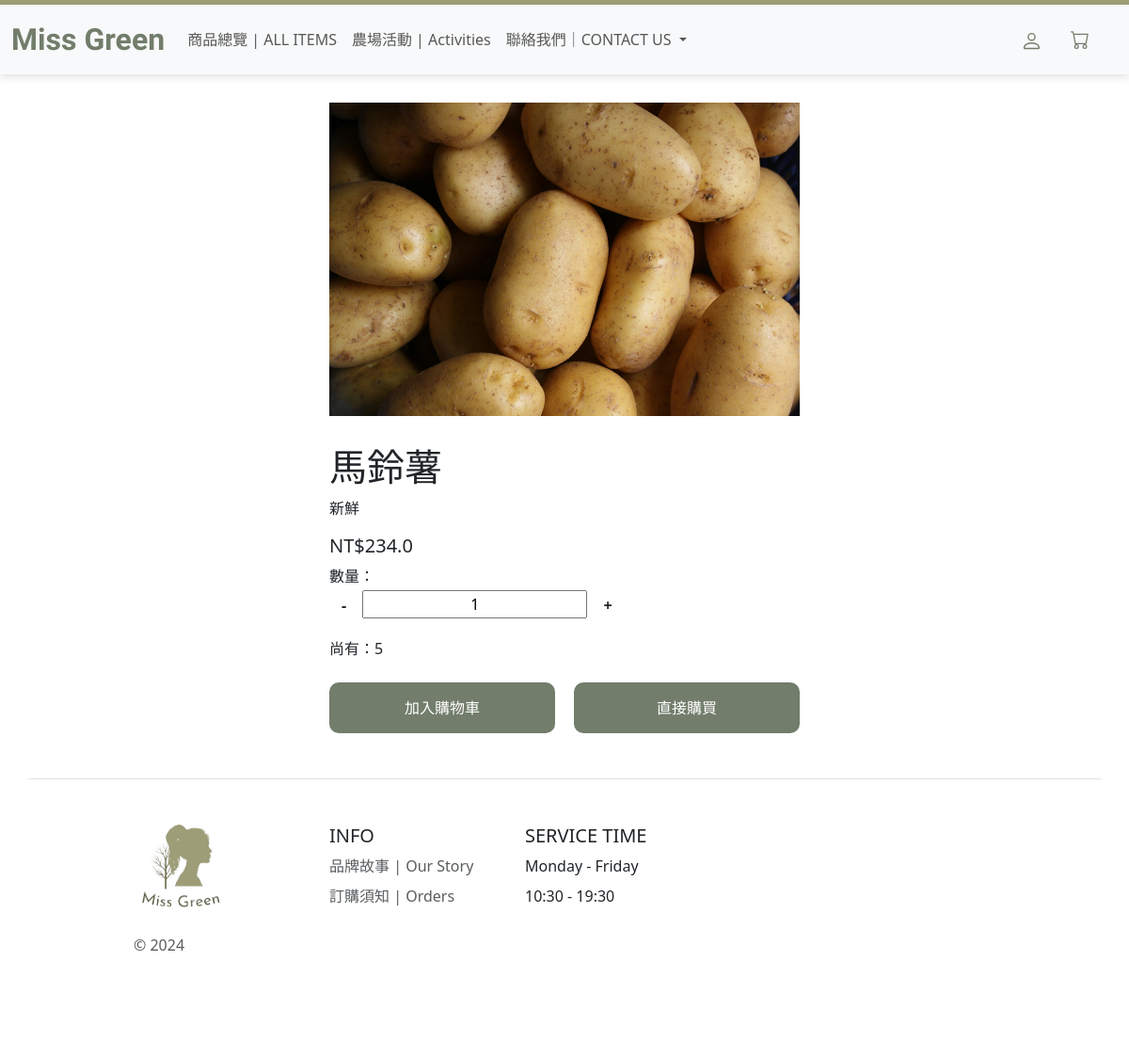
The app's page /ProductDetail?product_id=67 with its own data.
### myproject/models.py (models this page shows, shortened)
class Product(db.Model):
    __tablename__ = 'products'
    id = db.Column(db.Integer, primary_key=True)
    name = db.Column(db.String(128), nullable=False)
    description = db.Column(db.Text, nullable=True)
    price = db.Column(db.Float, nullable=False)
    category = db.Column(db.String(64), nullable=False)
    quantity = db.Column(db.Integer, nullable=False, default=0)
    image_url = db.Column(db.String(256), nullable=False)
    farmer_id = db.Column(db.Integer, db.ForeignKey('farmers.id'), nullable=False)

### main.py (the view)
@app.route('/ProductDetail', methods=['GET'])
def ProductDetail():
    is_logged_in = 'user_id' in session
    print(is_logged_in)
    product_id = request.args.get('product_id')
    if product_id:
        product = Product.query.filter_by(id =product_id).first()
        if product:
            return render_template('ProductDetail.html', product=product, is_logged_in=is_logged_in)
    return "Product not found", 404

### templates/ProductDetail.html (shortened to what this page needs)
<!DOCTYPE html>
<html lang="en">
  <head>
    <link rel="stylesheet" href="static/MissGreen.css" />
    <link
      href="https://cdn.jsdelivr.net/npm/bootstrap@5.3.3/dist/css/bootstrap.min.css"
      rel="stylesheet"
    />
  </head>
  <body>
    <nav
      class="navbar navbar-expand-lg bg-body-tertiary sticky-top green-border-top"
    >
      <div class="container-fluid">
        <a class="navbar-brand" href="/">Miss Green</a>
        <div class="collapse navbar-collapse" id="navbarNavDropdown">
          <ul class="navbar-nav">
            <li class="nav-item">
              <a class="nav-link" href="/Items">商品總覽 | ALL ITEMS</a>
            </li>
            <li class="nav-item">
              <a class="nav-link" href="/ActivitiesRegistration"
                >農場活動 | Activities</a
              >
            </li>
            <li class="nav-item dropdown">
              <a
                class="nav-link dropdown-toggle"
                href="#"
                role="button"
                data-bs-toggle="dropdown"
                aria-expanded="false"
              >
                聯絡我們｜CONTACT US
              </a>
            </li>
          </ul>
        </div>
        {% if current_user.is_authenticated %}
        <div class="dropdown">
          <a
            class="btn member-login-icon"
            href="#"
            role="button"
            data-bs-toggle="dropdown"
            aria-expanded="false"
          >
            <svg
              xmlns="http://www.w3.org/2000/svg"
              width="23"
              height="23"
              fill="currentColor"
              class="bi bi-person"
              viewBox="0 0 16 16"
              style="cursor: pointer; color: #727d6b"
            >
              <path
                d="M8 8a3 3 0 1 0 0-6 3 3 0 0 0 0 6m2-3a2 2 0 1 1-4 0 2 2 0 0 1 4 0m4 8c0 1-1 1-1 1H3s-1 0-1-1 1-4 6-4 6 3 6 4m-1-.004c-.001-.246-.154-.986-.832-1.664C11.516 10.68 10.289 10 8 10s-3.516.68-4.168 1.332c-.678.678-.83 1.418-.832 1.664z"
              />
            </svg>
          </a>
          <ul class="dropdown-menu">
            <li>
              <a class="dropdown-item" href="{{ url_for('logout') }}">登出</a>
            </li>
            <li>
              <a class="dropdown-item" href="{{ url_for('showMember') }}"
                >會員資料</a
              >
            </li>
          </ul>
        </div>
        <!--<a role="button" tabindex="0" data-bs-toggle="popover" data-bs-trigger="focus" data-bs-html="true" data-bs-placement="bottom" data-bs-content='<a href="{{ url_for('logout') }}">登出</a><br><a href="{{ url_for('showMember') }}">會員資料</a>'>
              <svg xmlns="http://www.w3.org/2000/svg" width="23" height="23" fill="currentColor" class="bi bi-person" viewBox="0 0 16 16" style="cursor: pointer; color:#727d6b">
                <path d="M8 8a3 3 0 1 0 0-6 3 3 0 0 0 0 6m2-3a2 2 0 1 1-4 0 2 2 0 0 1 4 0m4 8c0 1-1 1-1 1H3s-1 0-1-1 1-4 6-4 6 3 6 4m-1-.004c-.001-.246-.154-.986-.832-1.664C11.516 10.68 10.289 10 8 10s-3.516.68-4.168 1.332c-.678.678-.83 1.418-.832 1.664z"/>
              </svg>
            </a>!-->
        {% else %}
        <a href="/login">
          {% endif %}
        </a>
      </div>
    </nav>
    <div class="product-wrapper" style="display: flex; justify-content: center">
      <div class="product-container" style="text-align: left">
        <img
          src="{{ product.image_url }}"
          alt="{{ product.name }}"
          class="product-image"
          style="display: block; width: 500px; margin-top: 30px"
        />
        <div class="product-detail">
          <h1 style="margin-top: 30px">{{ product.name }}</h1>
          <p class="product-notice">{{ product.description }}</p>
          <h5>NT${{ product.price }}</h5>
          <span class="quantity-label">數量：</span>
        </div>
        <div class="btn minus" id="min_1"><b>-</b></div>
        <input
          class="quantity"
          name="quantity_1"
          value="1"
          id="quantity_1"
          max="{{ product.quantity }}"
          style="text-align: center; margin-bottom: 20px"
        />
        <div class="btn plus" id="plus_1"><b>+</b></div>
        <div class="inventory">尚有：{{product.quantity}}</div>
        <br />
        <div class="button-container">
          <div
            class="add-to-cart"
            data-bs-toggle="offcanvas"
            href="#offcanvasExample"
            role="button"
            aria-controls="offcanvasExample"
            onclick="addToCart();"
          >
            加入購物車
          </div>
          <div class="buy-now" onclick="buyNow();">直接購買</div>
        </div>
      </div>
    </div>
    <div class="container">
      <footer
        class="row row-cols-1 row-cols-sm-2 row-cols-md-5 py-5 my-5 border-top"
      >
        <div class="col mb-3">
          <a
            href="/"
            class="d-flex align-items-center mb-3 link-body-emphasis text-decoration-none"
          >
            <img
              src="static/resources/專題提案_第1組__1_-removebg-preview.png"
              alt="Logo"
              width="100"
              height="100"
            />
            <svg class="bi me-2" width="40" height="32">
              <use xlink:href="#bootstrap" />
            </svg>
          </a>
          <p class="text-body-secondary">&copy; 2024</p>
        </div>
        <div class="col mb-2">
          <h5>INFO</h5>
          <ul class="nav flex-column">
            <li class="nav-item mb-2">
              <a href="#" class="nav-link p-0 text-body-secondary"
                >品牌故事 | Our Story</a
              >
            </li>
            <li class="nav-item mb-2">
              <a href="#" class="nav-link p-0 text-body-secondary"
                >訂購須知 | Orders</a
              >
            </li>
          </ul>
        </div>
        <div class="col mb-2">
          <h5>SERVICE TIME</h5>
          <ul class="nav flex-column">
            <li class="nav-item mb-2 service-time">Monday - Friday</li>
            <li class="nav-item mb-2 service-time">10:30 - 19:30</li>
          </ul>
        </div>
      </footer>
    </div>
  </body>
</html>

### static/MissGreen.css (style rules this page uses)
.navbar-brand { color: #727d6b; font-weight: 1000; font-size: xx-large; font-family: "Sacramento", cursive; }
.green-border-top { border-top: 5px solid #9d9d78; }
.navbar { box-shadow: 0 4px 8px rgba(0, 0, 0, 0.1); }
.navbar svg { margin-right: 30px; }
footer { padding-left: 100px; }

### templates/ProductDetail.html (style rules this page uses)
.navbar-brand { color: #727d6b; font-weight: 1000; font-size: xx-large; font-family: "Sacramento", cursive; }
.quantity-label { margin-right: 10px; }
.add-to-cart { color: white; background-color: #727d6b; cursor: pointer; padding: 15px; border-radius: 10px; text-align: center; float: left; width: 48%; }
.buy-now { color: white; background-color: #727d6b; cursor: pointer; padding: 15px; border-radius: 10px; text-align: center; float: right; width: 48%; }

### records on screen
Product: image_url (placeholder picture), name "馬鈴薯", description "新鮮", price "234.0", quantity "5"
